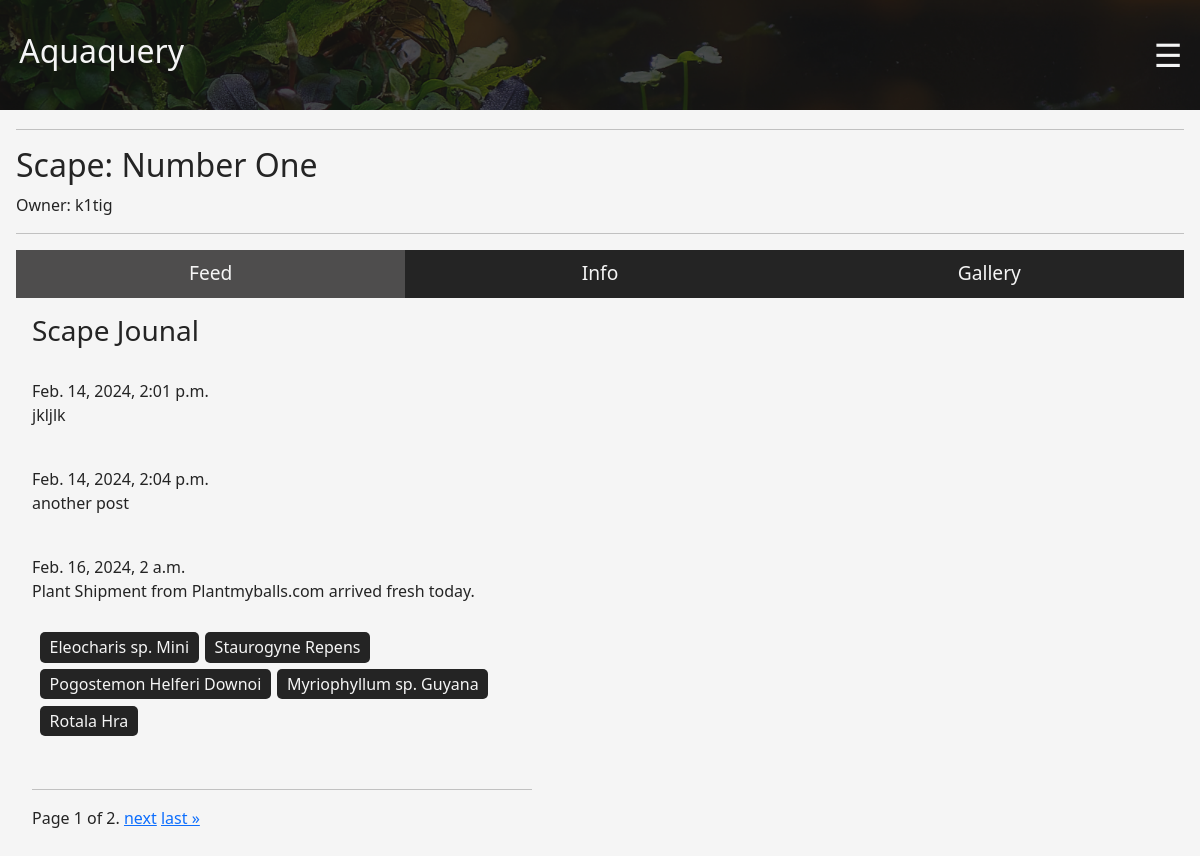
/catalog/scape/1, run on the app's committed database.
### catalog/models.py (models this page shows, shortened)
class Scape(models.Model):
    scape_name = models.CharField(max_length=100)
    owner = models.ForeignKey(Profile, on_delete=models.CASCADE, related_name = "owner_name")
    size = models.ForeignKey(TankSize, on_delete=models.CASCADE)
    volume = models.ForeignKey(TankVolume, on_delete=models.CASCADE)
    filtration = models.ForeignKey(TankFilter, on_delete=models.CASCADE)
    lighting = models.ForeignKey(TankLight, on_delete=models.CASCADE)
    co2 = models.ForeignKey(TankCo2, on_delete=models.CASCADE)
    soil = models.ForeignKey(TankSoil, on_delete=models.CASCADE)
    hardscape = models.ManyToManyField(TankHardscape, blank = True)
    fish = models.ManyToManyField(Fish, blank = True)
    invertebrate = models.ManyToManyField(Invertebrate, blank = True)
    plants = models.ManyToManyField(Plant, blank = True)

class Profile(models.Model):
    user_name = models.ForeignKey(User,on_delete=models.CASCADE, related_name = "user")
    country = models.CharField(max_length=200, blank = True)
    instagram = models.CharField(max_length=200)
    def __str__(self):
        return self.user_name.username

class Plant(models.Model):
    name = models.CharField(max_length=100)
    def __str__(self):
        return self.name

### journal/models.py (models this page shows, shortened)
class Entry(models.Model):
    scape = models.ForeignKey(Scape, on_delete=models.CASCADE)
    post_date = models.DateTimeField(default=timezone.now)
    content = models.TextField(max_length=2000)
    plant_tags = models.ManyToManyField(Plant, blank=True)

### catalog/views.py (the view)
# urls.py: path("catalog/scape/<int:pk>", scapeview, name="scape_view"),
def scapeview(request, pk):
    scape = Scape.objects.get(id=pk)
    feed = Entry.objects.filter(scape = pk)
    paginator = Paginator(feed, 3)
    page_number = request.GET.get("page")
    page_obj = paginator.get_page(page_number)
    context = {
        'scape' : scape,
        'feed' : feed,
        'page_obj' : page_obj,
    }
    return render(request, 'scape.html', context)

### catalog/models.py (called while the page is built)
    def __str__(self):
        return self.name

    def __str__(self):
        return self.name

    def __str__(self):
        return self.size

    def __str__(self):
        return self.volume

    def __str__(self):
        return self.name

    def __str__(self):
        return self.name

    def __str__(self):
        return self.co2

    def __str__(self):
        return self.name

    def __str__(self):
        return self.name

### catalog/templates/scape.html (shortened to what this page needs)
{% extends 'base_generic.html' %}
    {% block content %}
    <div>
        <div class="scape_top">
            <h1>Scape: {{ scape.scape_name }}</h1>
            <p>Owner: <a id="tank_owner" href=" {% url 'user_view'  scape.owner.id  %}">{{ scape.owner }}</a></p>
            <hr>
            <div class="scape_section">
                <button class="scape_button redtab_button" onclick="openTab(event,'ScapeFeed')">Feed</button>
                <button class="scape_button " onclick="openTab(event,'ScapeInfo')">Info</button>
                <button class="scape_button " onclick="openTab(event,'ScapeGallery')">Gallery</button>
            </div>
        </div>
        <div id="ScapeFeed" class="scape_tab">
            <div class="scape_tab_container">
                <h3>Scape Jounal</h3>
                <br>
                {% for feed in page_obj %}
                <div>{{ feed.post_date }}</div>
                <div><p>{{feed.content }}</p></div>
                    {%if feed.plant_tags.all %}
                    <div id="tags_container">
                        {% for tag in feed.plant_tags.all %}
                            <a class="post_tags" href=" {% url 'tag_view' tag.pk %}">{{tag.name}}</a>
                        {% endfor %}
                    </div>
                    {% endif %}
                <br>
                {% endfor %}
                <hr>
                <div class="pagination">
                    <span class="step-links">
                        <span class="current">
                            Page {{ page_obj.number }} of {{ page_obj.paginator.num_pages }}.
                        </span>
                        {% if page_obj.has_next %}
                            <a href="?page={{ page_obj.next_page_number }}">next</a>
                            <a href="?page={{ page_obj.paginator.num_pages }}">last &raquo;</a>
                        {% endif %}
                    </span>
                </div>
            </div>
        </div>
        <br><br>
    </div>
    {% endblock %}

### catalog/static/catalog/home.css (style rules this page uses)
:root { --light-color: #F5f5f5; --primary-color: #242424; --secondary-color: #4e4d4d; --highlight-color: #2cacb5; --alt-highlight-color: #48943c; }
body { background-color: var(--light-color); color: var(--primary-color); }
h1 { color: var(--primary-color); font-size: 2rem; }
p { font-size: 1rem; }
.scape_top { margin: .3rem 1rem; }
.scape_section { display: grid; grid-template-columns: 1fr 1fr 1fr; }
.scape_section button { border: none; display: flex; justify-content: center; font-size: 1.2rem; padding: .6rem 0; }
.scape_button { color:whitesmoke; background-color: var(--primary-color); }
.redtab_button { color:whitesmoke; background-color: var(--secondary-color); }
.scape_tab { margin: 1rem 2rem ; max-width: 500px; }
#tank_owner { text-decoration: none; color: var(--primary-color); }
#tags_container { display: flex; flex-wrap: wrap; align-items: center; padding: .6rem .3rem; border-radius: 4px; }
.post_tags { text-decoration: none; color: var(--light-color); background-color: var(--primary-color); padding: .2rem .6rem; margin: .2rem .2rem; border-radius: 5px; }

### data on the page
Scape: scape_name "Number One", owner "k1tig"
Entry: post_date "Feb. 14, 2024, 2:01 p.m.", content "jkljlk"
Entry: post_date "Feb. 14, 2024, 2:04 p.m.", content "another post"
Entry: post_date "Feb. 16, 2024, 2 a.m.", content "Plant Shipment from Plantmyballs.com arrived fresh today."
Plant: name "Eleocharis sp. Mini"
Plant: name "Staurogyne Repens"
Plant: name "Pogostemon Helferi Downoi"
Plant: name "Myriophyllum sp. Guyana"
Plant: name "Rotala Hra"

### other printed values
{{ page_obj.number }} "1"
{{ page_obj.paginator.num_pages }} "2"
